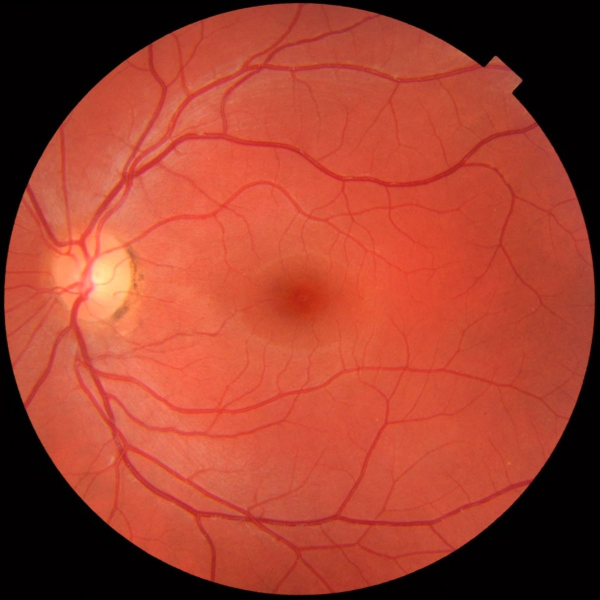
#> input picture Assignment1/Question3/data/hist/retinaRef.png, 1200 x 1200 px, given in place of leh.png, which was not available (shown at 1/2 size)
$ python main.py
#> lines starting #> are read from the running program, lines starting #| are printed output that depends on the picture; pictures that were not available may be replaced by others from this repository, and a replacement may not be noted
#> further down, leh_img is the input picture: shape (1200, 1200, 3); mean R, G, B 159.5, 63.5, 46.2
### Assignment1/Question3/LinearContrastStretch.py
import numpy as np
from skimage import color, exposure, img_as_float
from scipy import interpolate

class LinearContrastStretch:
    def process(self, img):
        img_float = img_as_float(img)
        hsv_img = color.rgb2hsv(img_float)
#> hsv_img: shape (1200, 1200, 3) float64; mean of channels 0, 1, 2 0.213, 0.768, 0.626
        v_channel = hsv_img[:, :, 2]
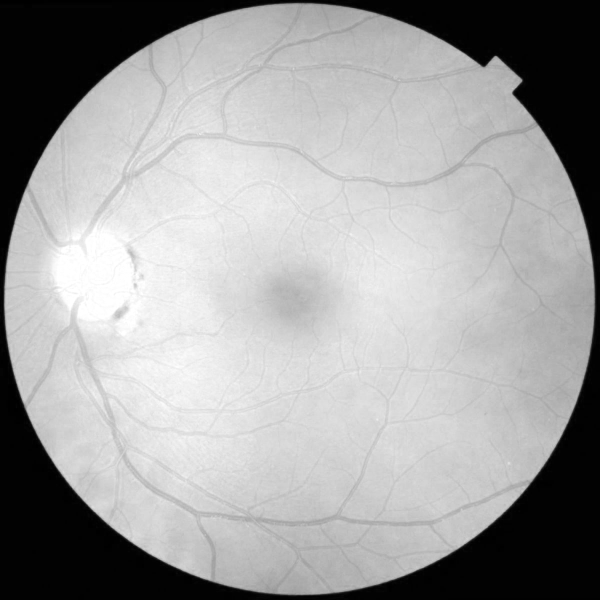
#> v_channel: shape (1200, 1200) float64 (shown at 1/2 size); min 0, max 1, mean 0.626

        v_min = np.min(v_channel)
#> v_min = 0
        v_max = np.max(v_channel)
#> v_max = 1

        if v_max > v_min:
            v_stretched = (v_channel - v_min) / (v_max - v_min)
        else:
            v_stretched = v_channel

        hsv_stretched = hsv_img.copy()
        hsv_stretched[:, :, 2] = v_stretched
        stretched_img = color.hsv2rgb(hsv_stretched)
#> `hsv_stretched = color.rgb2hsv(leh_stretched)`: hsv_stretched: shape (1200, 1200, 3) float64; mean of channels 0, 1, 2 0.213, 0.768, 0.626

        return stretched_img

### Assignment1/Question3/utils.py
import numpy as np
import matplotlib.pyplot as plt
from skimage import color, io, img_as_float
import os
from LinearContrastStretch import LinearContrastStretch
from HistogramEqualization import HistogramEqualization
from CLAHE import CLAHE
from HistogramMatching import HistogramMatching


def plot_images(images, titles, cmap=None, filename=None):
#> called with cmap = 'viridis', filename = 'output/part_a_result.png'
    n = len(images)
#> n = 4
    fig, axes = plt.subplots(2, n, figsize=(5*n, 10))

    if n == 1:
        axes = axes.reshape(2, 1)

    for i in range(n):
        if images[i].ndim == 3:
            axes[0, i].imshow(images[i])
        else:
            im = axes[0, i].imshow(images[i], cmap=cmap)
            plt.colorbar(im, ax=axes[0, i])
        axes[0, i].set_title(titles[i])
        axes[0, i].axis('off')

        if images[i].ndim == 3:
            img_gray = color.rgb2gray(images[i])
            axes[1, i].hist(img_gray.flatten(), bins=256, range=(0, 1), density=True)
        else:
            axes[1, i].hist(images[i].flatten(), bins=256, range=(0, 1), density=True)
        axes[1, i].set_title(f'Histogram of {titles[i]}')
        axes[1, i].set_xlabel('Pixel Value')
        axes[1, i].set_ylabel('Frequency')

    plt.tight_layout()
    if filename:
        plt.savefig(filename, dpi=300, bbox_inches='tight')
#> figure, not shown here; panel 5: tallest bar 52.25 high, from x = 0 to 0.00391; panel 6: tallest bar 52.25 high, from x = 0 to 0.00391; panel 7: tallest bar 49.81 high, from x = 0.00781 to 0.0117; panel 8: tallest bar 49.81 high, from x = 0.00781 to 0.0117
    plt.show()

os.makedirs('output', exist_ok=True)

### Assignment1/Question3/HistogramEqualization.py

import numpy as np
from skimage import color, exposure, img_as_float
from scipy import interpolate

class HistogramEqualization:
    def process(self, img):
        img_float = img_as_float(img)
        hsv_img = color.rgb2hsv(img_float)
        v_channel = hsv_img[:, :, 2]

        v_eq = exposure.equalize_hist(v_channel)

        hsv_eq = hsv_img.copy()
        hsv_eq[:, :, 2] = v_eq
#> hsv_eq: shape (1200, 1200, 3) float64; mean of channels 0, 1, 2 0.213, 0.768, 0.507
        equalized_img = color.hsv2rgb(hsv_eq)
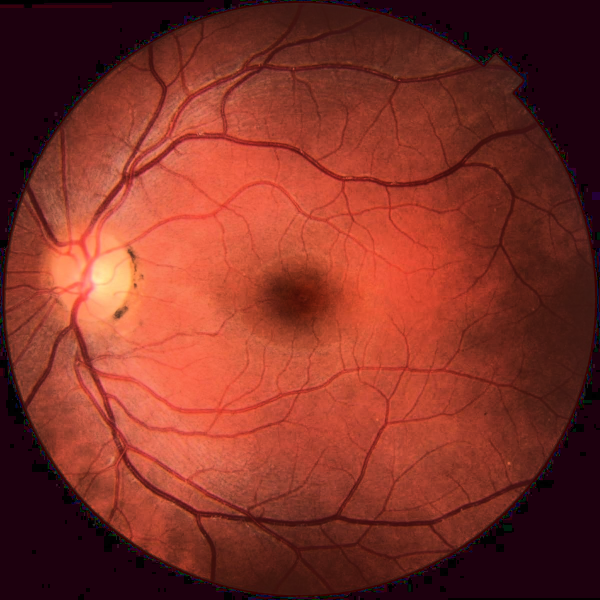
#> equalized_img: shape (1200, 1200, 3) float64 (shown at 1/2 size); mean R, G, B 0.506, 0.197, 0.154

        return equalized_img

### Assignment1/Question3/CLAHE.py

import numpy as np
from skimage import color, exposure, img_as_float
from scipy import interpolate

class CLAHE:
    def _clipped_hist_equalize(self, tile, clip_limit, nbins):
        hist, _ = np.histogram(tile.flatten(), bins=nbins, range=(0, 255))
        clip_threshold = max(1, int(tile.size * clip_limit / nbins))

        extra = 0
        for i in range(nbins):
            if hist[i] > clip_threshold:
                extra += hist[i] - clip_threshold
                hist[i] = clip_threshold

        redist_val = extra // nbins
        hist += redist_val

        cdf = hist.cumsum()
        if cdf[-1] == 0:
            mapping = np.arange(nbins)
        else:
            mapping = (cdf * 255.0) / cdf[-1]

        equalized_tile = mapping[tile].astype(np.uint8)
        return equalized_tile

    def process(self, img, nbins=256, tile_size=64, clip_limit=0.03):
        img_float = img_as_float(img)
        hsv_img = color.rgb2hsv(img_float)
        v_channel = hsv_img[:, :, 2]

        v_8bit = (v_channel * 255).astype(np.uint8)
        v_clahe = v_8bit.copy()
        height, width = v_8bit.shape

        for i in range(0, height, tile_size):
            for j in range(0, width, tile_size):
                i_end = min(i + tile_size, height)
                j_end = min(j + tile_size, width)
                tile = v_8bit[i:i_end, j:j_end]
                processed_tile = self._clipped_hist_equalize(tile, clip_limit, nbins)
                v_clahe[i:i_end, j:j_end] = processed_tile

        v_clahe_normalized = v_clahe / 255.0
        hsv_clahe = hsv_img.copy()
        hsv_clahe[:, :, 2] = v_clahe_normalized
        clahe_img = color.hsv2rgb(hsv_clahe)

        return clahe_img

### Assignment1/Question3/HistogramMatching.py
import numpy as np
from skimage import color, exposure, img_as_float
from scipy import interpolate
class HistogramMatching:
    def process(self, img, ref_img, nbins=256):
        def _compute_mapping(src_vals, ref_vals):
            src_hist, _ = np.histogram(src_vals, bins=nbins, range=(0, 255))
            ref_hist, _ = np.histogram(ref_vals, bins=nbins, range=(0, 255))

            src_cdf = src_hist.cumsum().astype(np.float64)
            ref_cdf = ref_hist.cumsum().astype(np.float64)

            if src_cdf[-1] == 0: src_cdf[-1] = 1
            if ref_cdf[-1] == 0: ref_cdf[-1] = 1

            src_cdf /= src_cdf[-1]
            ref_cdf /= ref_cdf[-1]

            mapping = np.zeros(nbins, dtype=np.int32)
            j = 0
            for i in range(nbins):
                while j < nbins and ref_cdf[j] < src_cdf[i]:
                    j += 1
                mapping[i] = j if j < nbins else nbins - 1
            return mapping

        img_mask = np.any(img > 5, axis=2)
        ref_mask = np.any(ref_img > 5, axis=2)

        yuv_matrix = np.array([[0.299, 0.587, 0.114],
                               [-0.147, -0.289, 0.436],
                               [0.615, -0.515, -0.100]])
        yuv_inv = np.linalg.inv(yuv_matrix)

        yuv_img = np.dot(img, yuv_matrix.T)
        yuv_ref = np.dot(ref_img, yuv_matrix.T)

        yuv_img = np.clip(yuv_img, 0, 255)
        yuv_ref = np.clip(yuv_ref, 0, 255)

        yuv_matched = np.zeros_like(yuv_img, dtype=np.float64)

        for channel in range(3):
            src_channel = yuv_img[:, :, channel].astype(np.uint32)
            ref_channel = yuv_ref[:, :, channel].astype(np.uint32)

            mapping = _compute_mapping(src_channel[img_mask], ref_channel[ref_mask])
            scaled_src = (src_channel * (nbins - 1) / 255).astype(np.int32)
            mapped_bins = mapping[scaled_src]
            matched_channel = (mapped_bins * 255 / (nbins - 1))
            yuv_matched[:, :, channel] = matched_channel

        rgb_out = np.dot(yuv_matched, yuv_inv.T)
        matched_img = np.clip(rgb_out, 0, 255).astype(np.uint8)

        return matched_img

### Assignment1/Question3/main.py
from utils import plot_images
import numpy as np
import matplotlib.pyplot as plt
from skimage import color, io, img_as_float
import os
from LinearContrastStretch import LinearContrastStretch
from HistogramEqualization import HistogramEqualization
from CLAHE import CLAHE
from HistogramMatching import HistogramMatching


print("Part (a) - Linear Contrast Stretching")
leh_img = io.imread(r'C:\Users\prana\Downloads\CS663\Assignment1\Question3\data\hist\leh.png')
stretcher = LinearContrastStretch()
leh_stretched = stretcher.process(leh_img)

hsv_orig = color.rgb2hsv(img_as_float(leh_img))
hsv_stretched = color.rgb2hsv(leh_stretched)

plot_images([leh_img, leh_stretched, hsv_orig[:,:,2], hsv_stretched[:,:,2]],
           ['Original Image', 'Contrast Stretched', 'Original V Channel', 'Stretched V Channel'],
           cmap='viridis', filename='output/part_a_result.png')

# Part (b) - Histogram Equalization
print("Part (b) - Histogram Equalization")
equalizer = HistogramEqualization()
leh_he = equalizer.process(leh_img)
hsv_he = color.rgb2hsv(leh_he)
#> hsv_he: shape (1200, 1200, 3) float64; mean of channels 0, 1, 2 0.213, 0.768, 0.507

plot_images([leh_img, leh_he, hsv_orig[:,:,2], hsv_he[:,:,2]],
           ['Original Image', 'Histogram Equalized', 'Original V Channel', 'Equalized V Channel'],
           cmap='viridis', filename='output/part_b_result.png')
#> call 2 of plot_images, with cmap = 'viridis', filename = 'output/part_b_result.png'
#> in plot_images (call 2), `plt.savefig(filename, dpi=300, bbox_inches='tight')`:
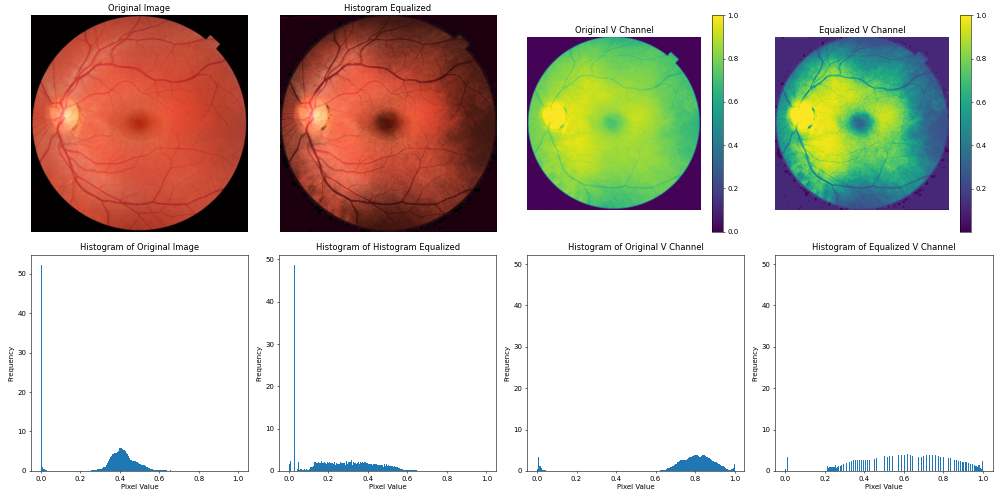
#> figure drawn by matplotlib, 10 panels; panel 5: tallest bar 52.25 high, from x = 0 to 0.00391; panel 6: tallest bar 48.71 high, from x = 0.0273 to 0.0312; panel 7: tallest bar 49.81 high, from x = 0.00781 to 0.0117; panel 8: tallest bar 49.81 high, from x = 0.113 to 0.117

# Part (c) - CLAHE
print("Part (c) - CLAHE")
canyon_img = io.imread(r'C:\Users\prana\Downloads\CS663\Assignment1\Question3\data\hist\canyon.png')
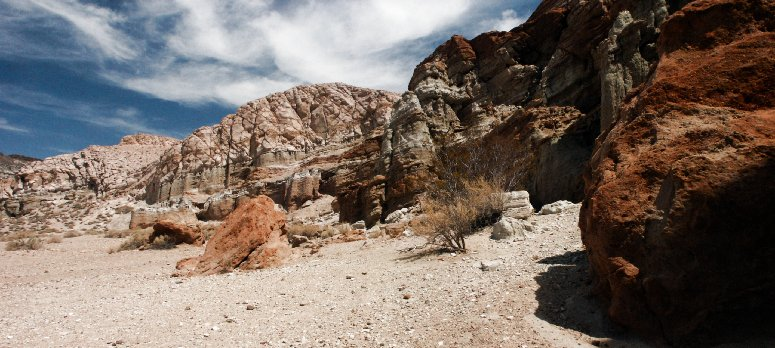
#> input picture Assignment1/Question3/data/hist/canyon.png, 775 x 348 px, found by its file name
#> canyon_img is the input picture: shape (348, 775, 3); mean R, G, B 121.8, 109.4, 101.3
retina_img = io.imread(r'C:\Users\prana\Downloads\CS663\Assignment1\Question3\data\hist\retina.png')
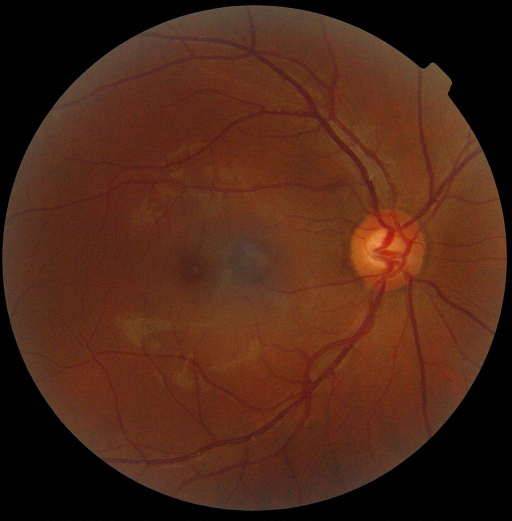
#> input picture Assignment1/Question3/data/hist/retina.png, 1024 x 1041 px, found by its file name (shown at 1/2 size)
#> retina_img is the input picture: shape (1041, 1024, 3); mean R, G, B 77.1, 39, 23.3

clahe = CLAHE()
canyon_clahe_tuned = clahe.process(canyon_img, nbins=256, tile_size=128, clip_limit=0.02)
#> in process, `hsv_img = color.rgb2hsv(img_float)`: hsv_img: shape (348, 775, 3) float64; mean of channels 0, 1, 2 0.179, 0.378, 0.505
#> in process, `v_channel = hsv_img[:, :, 2]`:
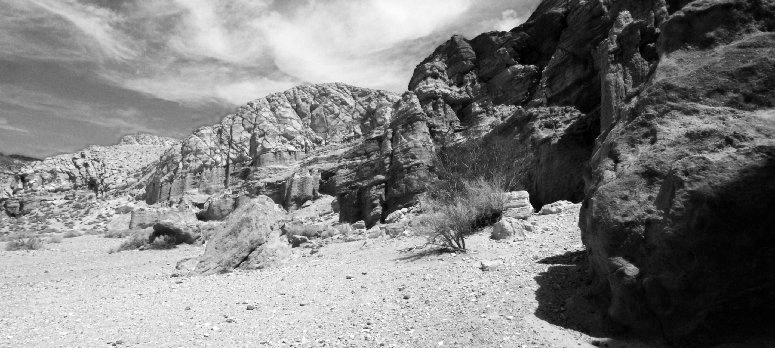
#> v_channel: shape (348, 775) float64; min 0, max 1, mean 0.505
#> in process, `hsv_clahe[:, :, 2] = v_clahe_normalized`: hsv_clahe: shape (348, 775, 3) float64; mean of channels 0, 1, 2 0.179, 0.378, 0.505
canyon_clahe_large = clahe.process(canyon_img, nbins=256, tile_size=256, clip_limit=0.02)
#> after the loop in process (call 2), `for i in range(0, height, tile_size):`: v_clahe: shape (348, 775); min 0, max 255, mean 128.7
#> in process (call 2), `hsv_clahe[:, :, 2] = v_clahe_normalized`: hsv_clahe: shape (348, 775, 3) float64; mean of channels 0, 1, 2 0.179, 0.378, 0.505
canyon_clahe_small = clahe.process(canyon_img, nbins=256, tile_size=64, clip_limit=0.02)
#> in process (call 3), `hsv_clahe[:, :, 2] = v_clahe_normalized`: hsv_clahe: shape (348, 775, 3) float64; mean of channels 0, 1, 2 0.179, 0.378, 0.504
canyon_clahe_half_clip = clahe.process(canyon_img, nbins=256, tile_size=128, clip_limit=0.01)
#> the loop in process (call 4), `for i in range(0, height, tile_size):` made 3 passes
#> pass 1, in _clipped_hist_equalize (call 111), `equalized_tile = mapping[tile].astype(np.uint8)`:
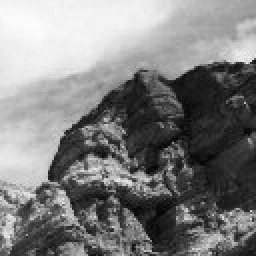
#> equalized_tile: shape (128, 128) (shown 2 times larger); min 3, max 253, mean 127.3

hsv_canyon = color.rgb2hsv(img_as_float(canyon_img))
hsv_tuned = color.rgb2hsv(canyon_clahe_tuned)
#> hsv_tuned: shape (348, 775, 3) float64; mean of channels 0, 1, 2 0.179, 0.378, 0.505
hsv_large = color.rgb2hsv(canyon_clahe_large)
#> hsv_large: shape (348, 775, 3) float64; mean of channels 0, 1, 2 0.179, 0.378, 0.505
hsv_small = color.rgb2hsv(canyon_clahe_small)
#> hsv_small: shape (348, 775, 3) float64; mean of channels 0, 1, 2 0.179, 0.378, 0.504
hsv_half = color.rgb2hsv(canyon_clahe_half_clip)

plot_images([canyon_img, canyon_clahe_tuned, canyon_clahe_large, canyon_clahe_small, canyon_clahe_half_clip],
           ['Original Canyon', 'CLAHE Tuned (ts=128, cl=0.02)', 'CLAHE Large Tile (ts=256)',
            'CLAHE Small Tile (ts=64)', 'CLAHE Half Clip (cl=0.01)'],
           filename='output/part_c_canyon_results.png')

plot_images([hsv_canyon[:,:,2], hsv_tuned[:,:,2], hsv_large[:,:,2], hsv_small[:,:,2], hsv_half[:,:,2]],
           ['Original V', 'Tuned V', 'Large Tile V', 'Small Tile V', 'Half Clip V'],
           cmap='viridis', filename='output/part_c_canyon_vchannel.png')

retina_clahe = clahe.process(retina_img, nbins=256, tile_size=64, clip_limit=0.03)
hsv_retina = color.rgb2hsv(img_as_float(retina_img))
hsv_retina_clahe = color.rgb2hsv(retina_clahe)

plot_images([retina_img, retina_clahe],
           ['Original Retina', 'CLAHE Retina'],
           filename='output/part_c_retina_results.png')

plot_images([hsv_retina[:,:,2], hsv_retina_clahe[:,:,2]],
           ['Original V Retina', 'CLAHE V Retina'],
           cmap='viridis', filename='output/part_c_retina_vchannel.png')

# Part (d) - Histogram Matching
print("Part (d) - Histogram Matching")
retina_img_d = io.imread(r'C:\Users\prana\Downloads\CS663\Assignment1\Question3\data\hist\retina.png')
retina_ref_img = io.imread(r'C:\Users\prana\Downloads\CS663\Assignment1\Question3\data\hist\retinaRef.png')

matcher = HistogramMatching()
retina_matched_64 = matcher.process(retina_img_d, retina_ref_img, nbins=64)
retina_matched_256 = matcher.process(retina_img_d, retina_ref_img, nbins=256)
retina_matched_1024 = matcher.process(retina_img_d, retina_ref_img, nbins=1024)

plot_images([retina_img_d, retina_ref_img, retina_matched_64, retina_matched_256, retina_matched_1024],
           ['Original Retina', 'Reference Retina', 'Matched (64 bins)', 'Matched (256 bins)', 'Matched (1024 bins)'],
           filename='output/part_d_results.png')

lab_orig = color.rgb2lab(img_as_float(retina_img_d))
lab_ref = color.rgb2lab(img_as_float(retina_ref_img))
lab_matched = color.rgb2lab(img_as_float(retina_matched_256))

plot_images([lab_orig[:,:,0], lab_ref[:,:,0], lab_matched[:,:,0]],
           ['Original L', 'Reference L', 'Matched L'],
           cmap='viridis', filename='output/part_d_luminance.png')

plot_images([lab_orig[:,:,1], lab_ref[:,:,1], lab_matched[:,:,1]],
           ['Original a', 'Reference a', 'Matched a'],
           cmap='viridis', filename='output/part_d_chroma_a.png')

plot_images([lab_orig[:,:,2], lab_ref[:,:,2], lab_matched[:,:,2]],
           ['Original b', 'Reference b', 'Matched b'],
           cmap='viridis', filename='output/part_d_chroma_b.png')

print("All processing complete. Results saved in the output directory.")
